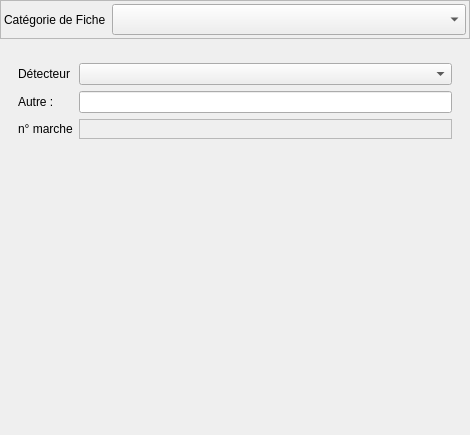
<?xml version="1.0" encoding="UTF-8"?>
<ui version="4.0">
 <class>Form_base3_cs</class>
 <widget class="QWidget" name="Form_base3_cs">
  <property name="geometry">
   <rect>
    <x>0</x>
    <y>0</y>
    <width>470</width>
    <height>435</height>
   </rect>
  </property>
  <property name="windowTitle">
   <string>Form</string>
  </property>
  <layout class="QVBoxLayout" name="verticalLayout_2" stretch="1,20">
   <property name="leftMargin">
    <number>0</number>
   </property>
   <property name="topMargin">
    <number>0</number>
   </property>
   <property name="rightMargin">
    <number>0</number>
   </property>
   <property name="bottomMargin">
    <number>0</number>
   </property>
   <item>
    <widget class="QFrame" name="frame_2">
     <property name="frameShape">
      <enum>QFrame::StyledPanel</enum>
     </property>
     <property name="frameShadow">
      <enum>QFrame::Raised</enum>
     </property>
     <layout class="QGridLayout" name="gridLayout_3" columnstretch="1,10">
      <property name="leftMargin">
       <number>3</number>
      </property>
      <property name="topMargin">
       <number>3</number>
      </property>
      <property name="rightMargin">
       <number>3</number>
      </property>
      <property name="bottomMargin">
       <number>3</number>
      </property>
      <item row="0" column="1">
       <widget class="QComboBox" name="comboBox_groupedes">
        <property name="font">
         <font>
          <pointsize>14</pointsize>
         </font>
        </property>
       </widget>
      </item>
      <item row="0" column="0">
       <widget class="QLabel" name="label_2">
        <property name="text">
         <string>Catégorie de Fiche</string>
        </property>
       </widget>
      </item>
     </layout>
    </widget>
   </item>
   <item>
    <widget class="QStackedWidget" name="stackedWidget">
     <property name="currentIndex">
      <number>0</number>
     </property>
     <widget class="QWidget" name="page_nonconf">
      <layout class="QHBoxLayout" name="horizontalLayout" stretch="10">
       <item>
        <widget class="QStackedWidget" name="stackedWidget_nonconf">
         <property name="currentIndex">
          <number>0</number>
         </property>
         <widget class="QWidget" name="page_gen">
          <layout class="QGridLayout" name="gridLayout">
           <item row="2" column="1">
            <widget class="QFrame" name="frame_numarche">
             <property name="frameShape">
              <enum>QFrame::StyledPanel</enum>
             </property>
             <property name="frameShadow">
              <enum>QFrame::Raised</enum>
             </property>
             <layout class="QVBoxLayout" name="verticalLayout"/>
            </widget>
           </item>
           <item row="3" column="0">
            <spacer name="verticalSpacer">
             <property name="orientation">
              <enum>Qt::Vertical</enum>
             </property>
             <property name="sizeHint" stdset="0">
              <size>
               <width>20</width>
               <height>40</height>
              </size>
             </property>
            </spacer>
           </item>
           <item row="0" column="0">
            <widget class="QLabel" name="label">
             <property name="text">
              <string>Détecteur</string>
             </property>
            </widget>
           </item>
           <item row="0" column="1">
            <widget class="QComboBox" name="comboBox_detecteur"/>
           </item>
           <item row="2" column="0">
            <widget class="QLabel" name="label_5">
             <property name="text">
              <string>n° marche</string>
             </property>
            </widget>
           </item>
           <item row="1" column="1">
            <widget class="QLineEdit" name="lineEdit_detecteur"/>
           </item>
           <item row="1" column="0">
            <widget class="QLabel" name="label_4">
             <property name="text">
              <string>Autre :</string>
             </property>
            </widget>
           </item>
          </layout>
         </widget>
         <widget class="QWidget" name="page_desc">
          <layout class="QVBoxLayout" name="verticalLayout_4"/>
         </widget>
         <widget class="QWidget" name="page_propo">
          <layout class="QVBoxLayout" name="verticalLayout_3"/>
         </widget>
         <widget class="QWidget" name="page_verif">
          <layout class="QVBoxLayout" name="verticalLayout_5"/>
         </widget>
         <widget class="QWidget" name="page_levee">
          <layout class="QVBoxLayout" name="verticalLayout_7"/>
         </widget>
         <widget class="QWidget" name="page_recherche">
          <layout class="QVBoxLayout" name="verticalLayout_8"/>
         </widget>
         <widget class="QWidget" name="page_nouvel"/>
        </widget>
       </item>
      </layout>
     </widget>
     <widget class="QWidget" name="page_misedispo">
      <layout class="QHBoxLayout" name="horizontalLayout_2"/>
     </widget>
    </widget>
   </item>
  </layout>
 </widget>
 <resources>
  <include location="../../resources.qrc"/>
 </resources>
 <connections/>
</ui>
